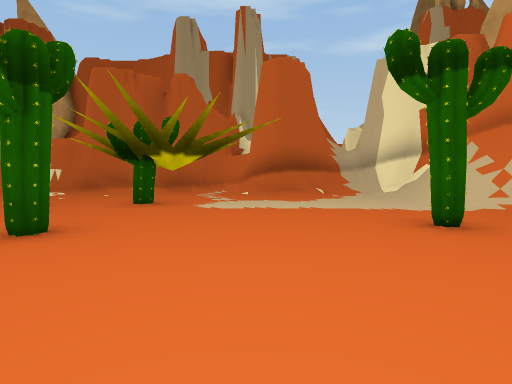
view 1 (above)

16 first-person views from a walk through a 3-D level made in the Unity game engine. The camera is 1.3 m above the floor, tilts 4° down and sees 80° across. The floor is counted in squares, 2 m on a side. Each view is taken from the middle of a square. On the plan, view 1 faces up. The plan holds only what a view shows up to about 10 squares ahead; the rest is blank. The place goes on beyond the plan. The player is left out.

view 2
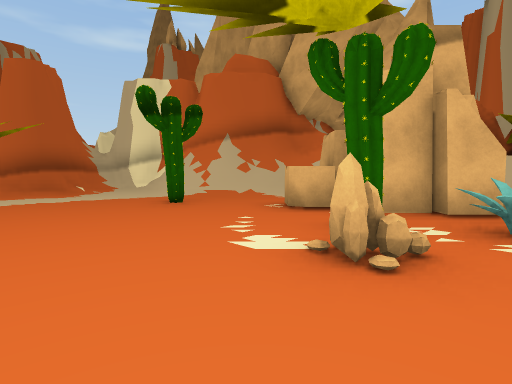

view 3
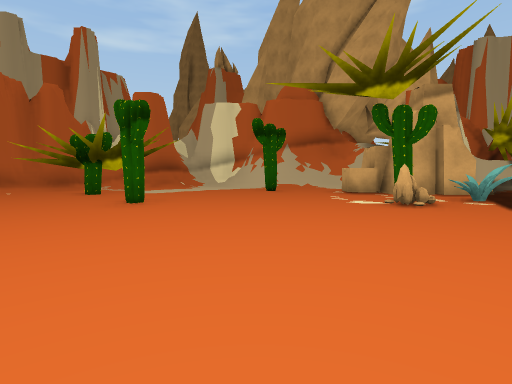

view 4
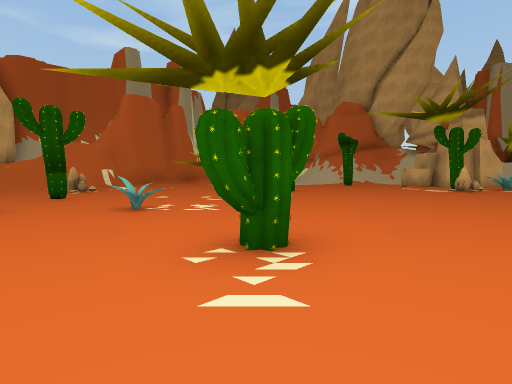

view 5
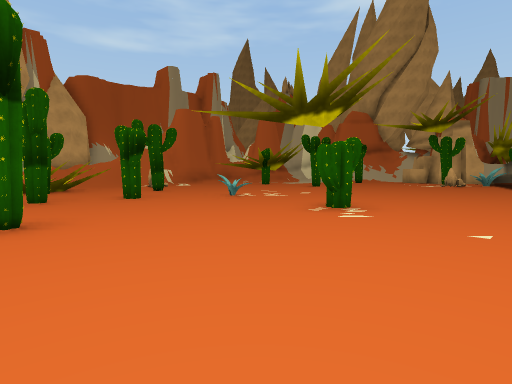

view 6
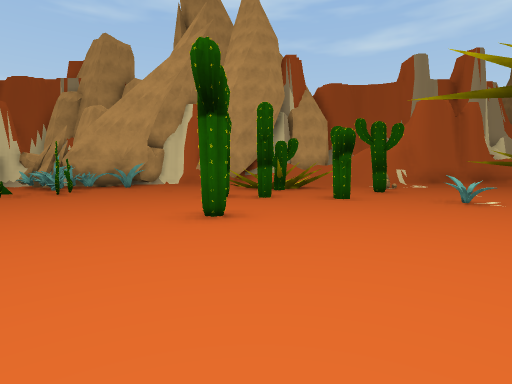

view 7
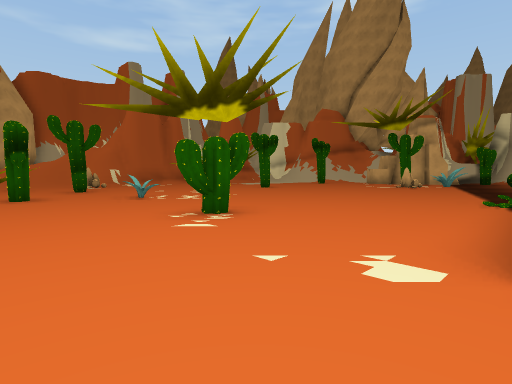

view 8
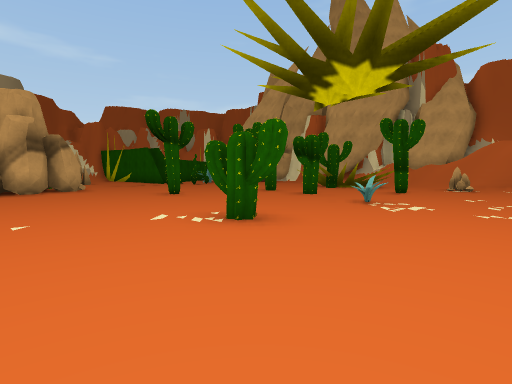

view 9
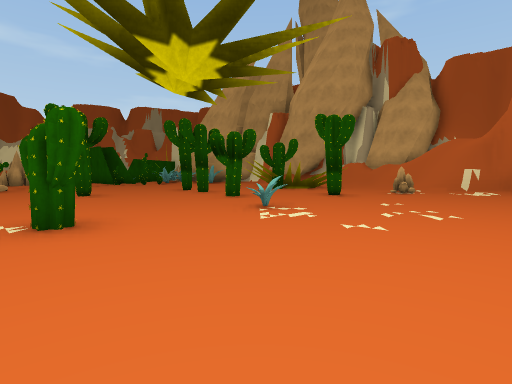

view 10
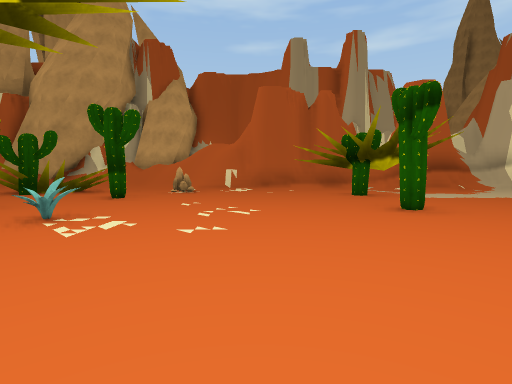

view 11
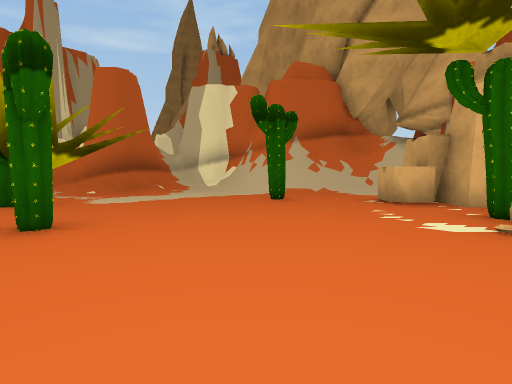

view 12
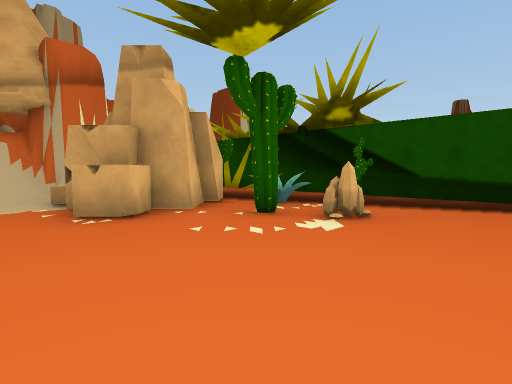

view 13
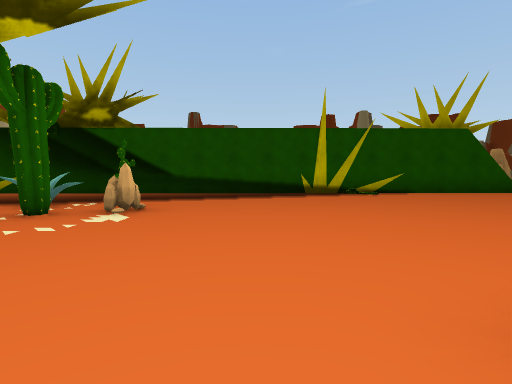

view 14
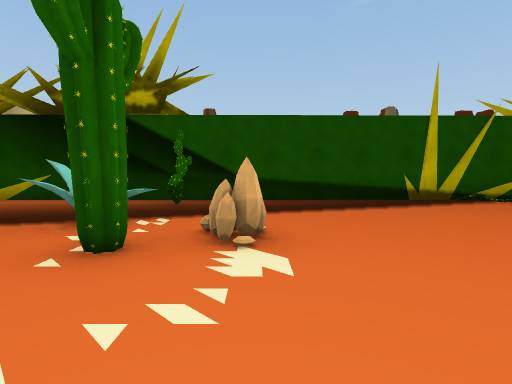

view 15
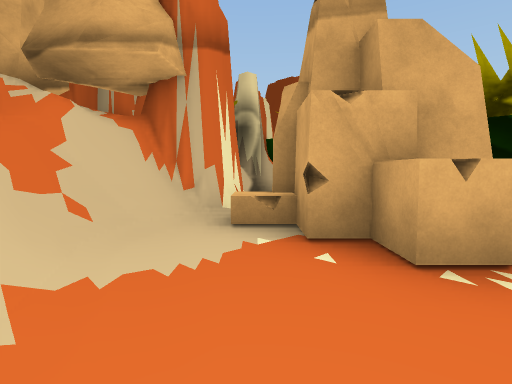

view 16
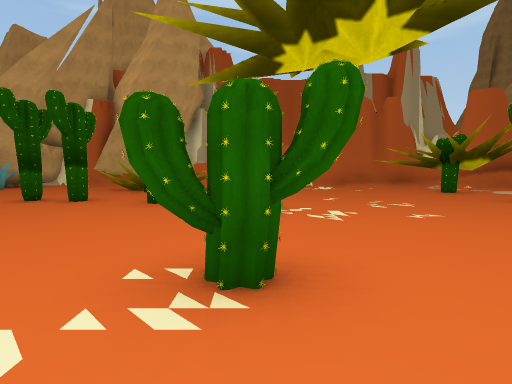

### Floor plan
Key: @ floor where view 1 was taken; # wall or solid block; . floor; / step, stairs or slope; ^ raised ledge; C cactus; R rock; O other object.
Columns run from 19 left of view 1 to 7 right of it. Each row starts with its distance up from view 1.
 10           ^#     ###
  9           ^^######^###
  8       ^  ^^^R^^^^  ^####
  7      ^^^^^^^R   ^#     #
  6 OO^^^^^^C^       C    .#
  5 O^O^^^            ..../##
  4 ^^C^  C^       ......C./###
  3  O    ^C C  .....C......./#
  2          ..O..............#
  1        ...............#RRR#
  0     ..C............@.C.RRR#
 -1    #.......C........R..#R
 -2   R##.................O#
 -3    #...............
 -4       ..........     ##
 -5         ...####C########O

Positions as (right, up) in squares from view 1, and headings:
1: (0, 0), facing up
2: (-1, -2), facing up-right
3: (-5, -3), facing up-right
4: (-10, -3), facing up-right
5: (-13, -4), facing up-right
6: (-12, -4), facing up
7: (-11, -5), facing up-right
8: (-5, -4), facing up-left
9: (-4, -2), facing up-left
10: (-5, -2), facing up
11: (-3, -1), facing up-right
12: (-1, 3), facing down-right
13: (-1, 4), facing down
14: (1, 2), facing down
15: (3, 4), facing down-right
16: (-8, -3), facing up
